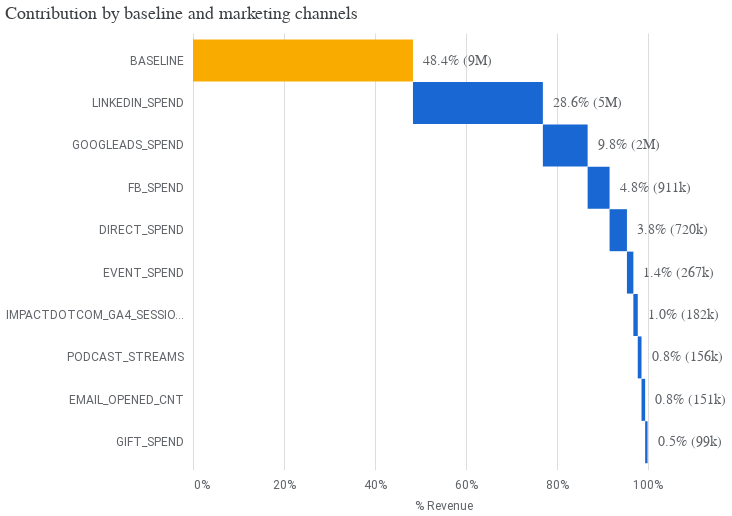

This figure's notebook cell:
### Code cell
# Generate each individual chart and remove their individual config attributes to avoid conflicts on concatenation
media_summary.plot_contribution_waterfall_chart()

### Figure 1 — Vega-Lite specification as saved in the notebook (floating-point values rounded to 4 significant figures)
{"config": {"view": {"continuousWidth": 300, "continuousHeight": 300, "strokeOpacity": 0}, "axis": {"labelColor": "#5F6368", "labelFont": "Roboto", "labelFontSize": 12, "titleColor": "#5F6368", "titleFont": "Roboto", "titleFontSize": 12, "titleFontWeight": "normal", "titlePadding": 10}}, "layer": [{"mark": {"type": "bar", "size": 42}, "encoding": {"color": {"condition": {"test": "(datum.channel === 'BASELINE')", "value": "#F9AB00"}, "value": "#1967D2"}, "x": {"axis": {"domain": false, "format": "%", "labelPadding": 10, "tickCount": 5, "ticks": false}, "field": "prev_sum", "title": "% Revenue", "type": "quantitative"}, "x2": {"field": "sum_outcome"}, "y": {"axis": {"domain": false, "labelPadding": 10, "ticks": false}, "field": "channel", "scale": {"paddingOuter": 0.2}, "sort": null, "title": null, "type": "nominal"}}, "transform": [{"window": [{"op": "sum", "field": "pct_of_contribution", "as": "sum_outcome"}, {"op": "lead", "field": "channel", "as": "kwargs"}]}, {"calculate": "datum.sum_outcome - datum.pct_of_contribution", "as": "prev_sum"}, {"calculate": "datum.incremental_outcome < 0 ? datum.prev_sum : datum.sum_outcome", "as": "text_x"}]}, {"mark": {"type": "text", "align": "left", "color": "#5F6368", "dx": 10, "fontSize": 14}, "encoding": {"text": {"field": "outcome_text", "type": "nominal"}, "x": {"field": "text_x", "type": "quantitative"}, "y": {"axis": {"domain": false, "labelPadding": 10, "ticks": false}, "field": "channel", "scale": {"paddingOuter": 0.2}, "sort": null, "title": null, "type": "nominal"}}, "transform": [{"window": [{"op": "sum", "field": "pct_of_contribution", "as": "sum_outcome"}, {"op": "lead", "field": "channel", "as": "kwargs"}]}, {"calculate": "datum.sum_outcome - datum.pct_of_contribution", "as": "prev_sum"}, {"calculate": "datum.incremental_outcome < 0 ? datum.prev_sum : datum.sum_outcome", "as": "text_x"}]}], "data": {"name": "data-bd7e0fc67df2341fea5def57c3e50311"}, "height": 436.8, "title": {"text": "Contribution by baseline and marketing channels", "anchor": "start", "color": "#3C4043", "font": "Google Sans Display", "fontSize": 18, "fontWeight": "normal", "offset": 10}, "width": 500, "$schema": "https://vega.github.io/schema/vega-lite/v5.20.1.json", "datasets": {"data-bd7e0fc67df2341fea5def57c3e50311": [{"channel": "BASELINE", "incremental_outcome": 9126000.0, "pct_of_contribution": 0.4839, "outcome_text": "48.4% (9M)"}, {"channel": "LINKEDIN_SPEND", "incremental_outcome": 5390000.0, "pct_of_contribution": 0.2858, "outcome_text": "28.6% (5M)"}, {"channel": "GOOGLEADS_SPEND", "incremental_outcome": 1857000.0, "pct_of_contribution": 0.09847, "outcome_text": "9.8% (2M)"}, {"channel": "FB_SPEND", "incremental_outcome": 910600.0, "pct_of_contribution": 0.04829, "outcome_text": "4.8% (911k)"}, {"channel": "DIRECT_SPEND", "incremental_outcome": 719500.0, "pct_of_contribution": 0.03815, "outcome_text": "3.8% (720k)"}, {"channel": "EVENT_SPEND", "incremental_outcome": 266900.0, "pct_of_contribution": 0.01416, "outcome_text": "1.4% (267k)"}, {"channel": "IMPACTDOTCOM_GA4_SESSIONS", "incremental_outcome": 182500.0, "pct_of_contribution": 0.009677, "outcome_text": "1.0% (182k)"}, {"channel": "PODCAST_STREAMS", "incremental_outcome": 155800.0, "pct_of_contribution": 0.008261, "outcome_text": "0.8% (156k)"}, {"channel": "EMAIL_OPENED_CNT", "incremental_outcome": 151200.0, "pct_of_contribution": 0.008016, "outcome_text": "0.8% (151k)"}, {"channel": "GIFT_SPEND", "incremental_outcome": 99170.0, "pct_of_contribution": 0.005259, "outcome_text": "0.5% (99k)"}]}}
